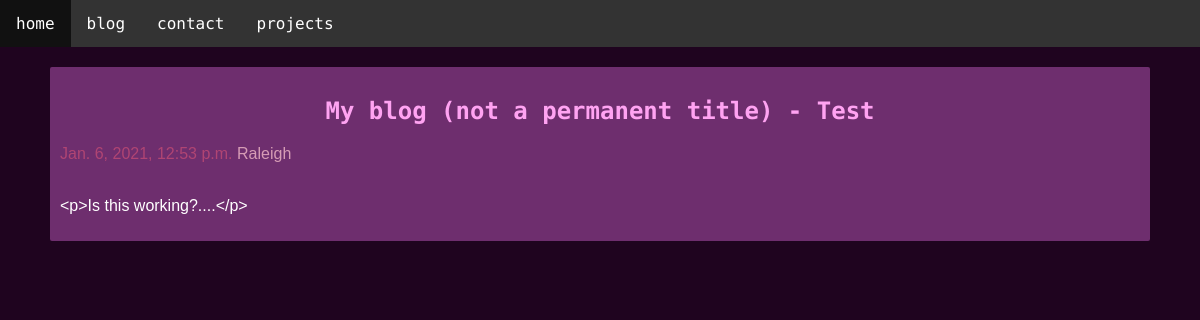
The app's page /post/1/ with its own data.
### blog_app/models.py (models this page shows, shortened)
class Post(models.Model):
    author = models.ForeignKey(settings.AUTH_USER_MODEL, on_delete=models.CASCADE)
    title = models.CharField(max_length=200)
    text = models.TextField()
    image = models.TextField()
    created_date = models.DateTimeField(default=timezone.now)
    published_date = models.DateTimeField(blank=True, null=True)
    flavor_text = models.CharField(max_length=128, default=" ")

### blog_app/views.py (the view)
# urls.py: path('post/<int:pk>/', views.post_detail, name='post_detail'),
def post_detail(request, pk):
    post = get_object_or_404(Post, pk=pk)
    return render(request, 'blog/post_detail.html', {'post': post})

### blog_app/templates/blog/post_detail.html (shortened to what this page needs)
{% load static %}
<html>
  <head>
    <link rel="stylesheet" href="{% static 'css/navbar.css' %}">
  </head>
  <body>
    <ul>
     <li><a href="/">home</a></li>
     <li><a href="/blog">blog</a></li>
     <li><a href="/contact">contact</a></li>
     <li><a href="/projects">projects</a></li>
    </ul>
    <link rel="stylesheet" href="{% static 'css/blog.css' %}">
    <article>
      <h1 class="center">My blog (not a permanent title) - {{ post.title }}</h1>
      {% if post.published_date %}
          <date>
              {{ post.published_date }}
          </date>
          <name class="right">{{ post.author }}</name>
      {% endif %}
      <br><br>
      <p>{{ post.text|linebreaksbr }}</p>
    </article>
  </body>
</html>

### blog_app/static/css/navbar.css (style rules this page uses)
ul { list-style-type: none; margin: 0; padding: 0; overflow: hidden; background-color: #333; }
li { float: left; }
li a { display: block; color: white; text-align: center; padding: 14px 16px; text-decoration: none; }

### blog_app/static/css/blog.css (style rules this page uses)
date { color: rgb(176, 69, 115) }
name { color: rgb(214, 156, 181) }
body { margin: 0; padding: 0; font-family: sans-serif; background-color: rgba(31, 4, 31); color: black; }
article { background: rgb(110, 46, 110); border: 17px; width: 90%; margin: 20px auto; border-radius: 2px; padding: 10px; class: darken; }
a { color: #ffffff; font-family: 'Roboto Mono', monospace; }
h1 { font-family: 'Roboto Mono', monospace; color: rgb(255, 163, 242); }
p { color: #ffffff; }
.center { text-align: center; }
.right { text-align: right; }

### records on screen
Post: title "Test", published_date "Jan. 6, 2021, 12:53 p.m.", author "Raleigh", text "<p>Is this working?....</p>"
